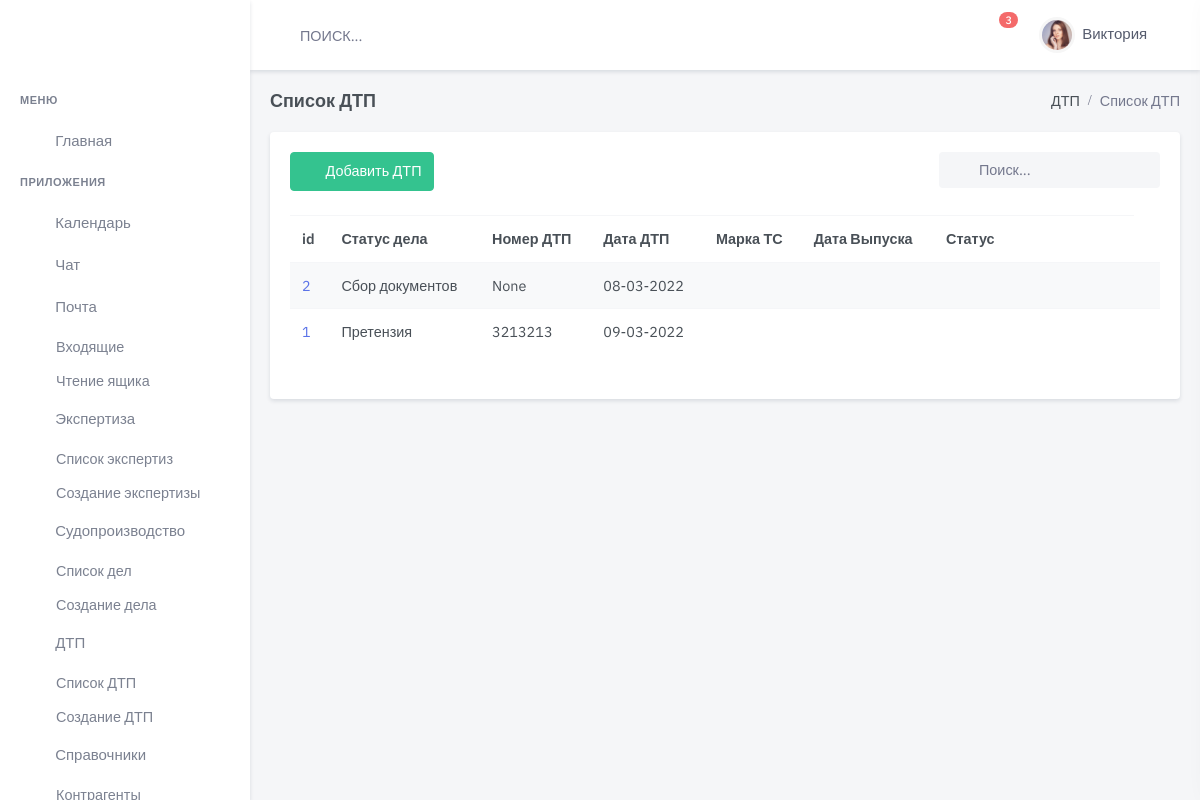
The app's page /accident/, older data.
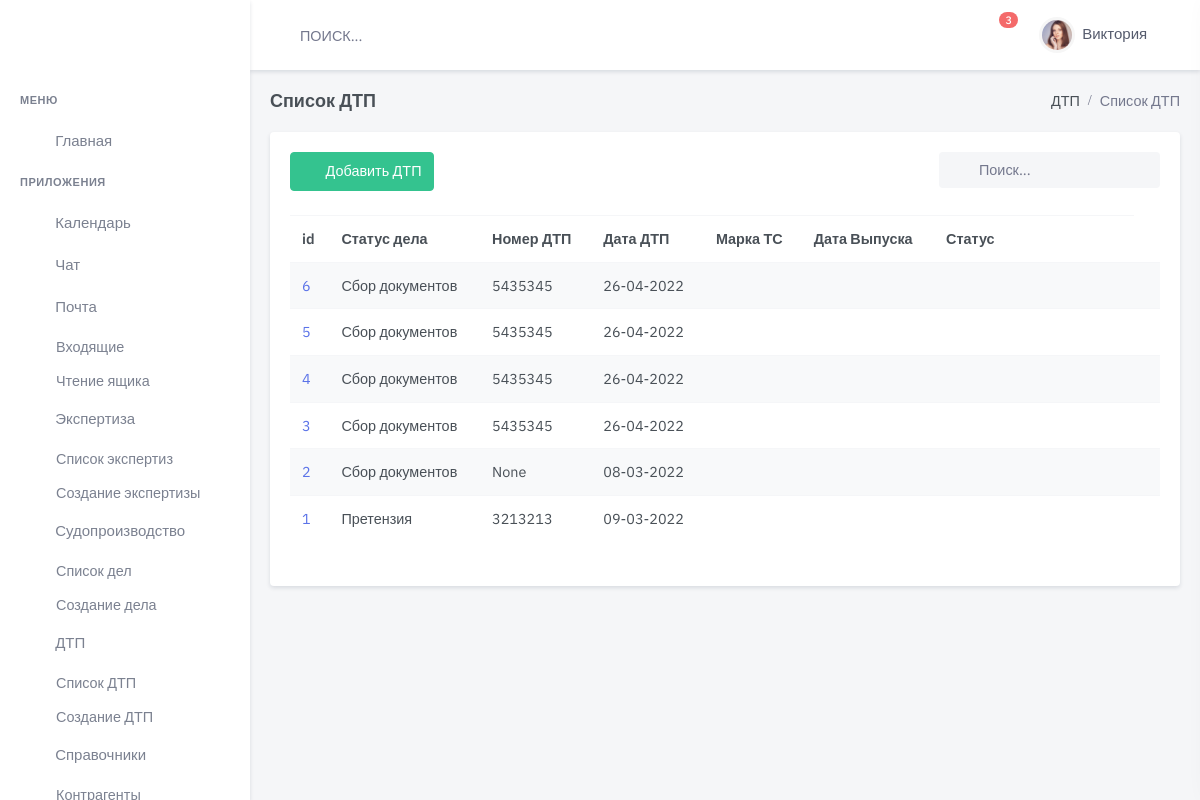
The same page, newer data.
### accident/models.py (models this page shows, shortened)
class Accident(models.Model):
    status = models.ForeignKey(
        Status,
        on_delete=models.CASCADE,
        related_name='status_acc',
        blank=True,
        null=True, verbose_name='Статус  дела о ДТП')
    data = models.DateField(
        blank=True,
        null=True,
        default=None,
        verbose_name='Дата ДТП ')
    time = models.TimeField(
        blank=True,
        null=True,
        default=None,
        verbose_name='Время ДТП ')
    location_accident = models.CharField(
        max_length=400,
        blank=True,
        default=None,
        verbose_name='Место ДТП')
    number = models.CharField(
        max_length=24,
        blank=True,
        null=True,
        default=None,
        verbose_name='Номер протокола')
    dtp_doc = models.ForeignKey(
        AccidentDoc,
        on_delete=models.CASCADE,
        related_name='dtp_doc',
        blank=True,
        null=True, verbose_name='Документ Основание ')
    file_doc = models.FileField(
        upload_to='upload/protokol_doc/',
        null=True, default=None,
        verbose_name="Файл Основание",
        blank=True, )
    dtp_pos = models.ForeignKey(
        AccidentPos,
        on_delete=models.CASCADE,
        related_name='AccidentPos',
        blank=True,
        null=True,
        verbose_name='Документ Постановление ')
    file_pos = models.FileField(
        upload_to='upload/protokol_pos/',
        null=True,
        default=None,
        blank=True,
        verbose_name="Файл Постановление")
    court_info = models.ForeignKey(
        InfoCourt,
        on_delete=models.CASCADE,
        related_name='court_info',
        blank=True,
        null=True, verbose_name='Инфо о Судопроизводстве')
    data_insurance = models.DateField(
        blank=True,
        null=True,
        default=None,
        verbose_name='Дата обращения в Страховую')
    message = models.CharField(
        max_length=100000,
        blank=True,
        null=True,
        default=None,
        verbose_name='Комментарий')
    slug = models.SlugField(max_length=200, default=uuid.uuid1)
    is_active = models.BooleanField(default=True)
    created = models.DateTimeField(auto_now_add=True, auto_now=False)
    updated = models.DateTimeField(auto_now_add=False, auto_now=True)
    def __str__(self):
        return 'id {}, номер {}, место дтп {}, клиент{}'.format(self.id, self.number, self.location_accident,
                                    self.partner_accident.filter(type='True').first())
    class Meta:
        verbose_name = "ДТП  "
        verbose_name_plural = "ДТП"
        ordering = ['-created']

class Status(models.Model):
    name = models.CharField(
        max_length=100,
        blank=True,
        null=True,
        default=None,
        verbose_name='Наименование')
    comment = models.CharField(
        max_length=100,
        blank=True,
        null=True,
        default=None,
        verbose_name='Комментарий')
    is_active = models.BooleanField(default=True)
    created = models.DateTimeField(auto_now_add=True, auto_now=False)
    updated = models.DateTimeField(auto_now_add=False, auto_now=True)
    def __str__(self):
        return "%s" % self.name
    class Meta:
        verbose_name = 'Статус  дела о ДТП'
        verbose_name_plural = 'Статусы дела о ДТП'

### accident/views.py (the view)
# urls.py: path('', accident_list, name='accident-list'),
def accident_list(request):
    accident = Accident.objects.all()
    print(accident)
    return render(request,
                  'dist/accident/list.html',
                  {'accident': accident,
                   }
                  )

### client/models.py (called while the page is built)
    def __str__(self):
        return "%s" % self.name

    def __str__(self):
        return "%s" % self.status

### templates/dist/accident/list.html (shortened to what this page needs)
{% extends 'dist/index.html' %}
{% load static %}
{% block content %}
  <div class="main-content">
    <div class="page-content">
      <div class="container-fluid">
        <div class="row">
          <div class="col-12">
            <div class="page-title-box d-flex align-items-center justify-content-between">
              <h4 class="mb-0">Список ДТП</h4>
              <div class="page-title-right">
                <ol class="breadcrumb m-0">
                  <li class="breadcrumb-item"><a href="javascript: void(0);">ДТП</a></li>
                  <li class="breadcrumb-item active">Список ДТП</li>
                </ol>
              </div>
            </div>
          </div>
        </div>
        <div class="row">
          <div class="col-lg-12">
            <div class="card">
              <div class="card-body">
                <div class="row mb-2">
                  <div class="col-md-6">
                    <div class="mb-3">
                      <a href="{% url 'accident-new' %}" class="btn btn-success waves-effect waves-light">
                        <i class="mdi mdi-plus me-2"></i> Добавить ДТП</a>
                    </div>
                  </div>
                  <div class="col-md-6">
                    <div class="form-inline float-md-end mb-3">
                      <div class="search-box ms-2">
                        <div class="position-relative">
                          <input type="text" class="form-control rounded bg-light border-0" placeholder="Поиск...">
                          <i class="mdi mdi-magnify search-icon"></i>
                        </div>
                      </div>
                    </div>
                  </div>
                </div>
                <div class="table-responsive mb-4">
                  <table class="table table-striped table-nowrap mb-0">
                    <thead>
                    <tr>
                      <th scope="col">id</th>
                      <th scope="col">Статус дела</th>
                      <th scope="col">Номер ДТП</th>
                      <th scope="col">Дата ДТП</th>
                      <th scope="col">Марка ТС</th>
                      <th scope="col">Дата Выпуска</th>
                      <th scope="col" style="width: 200px;">Статус</th>
                    </tr>
                    </thead>
                    <tbody>
                    {% for item in accident %}
                      <tr>
                        <td>
                          <a href="/accident/edit/{{ item.id }}/">{{ item.id }}</a>
                        </td>
                        <td>{{ item.status }}</td>
                        <td>{{ item.number }}</td>
                        <td>{{ item.data |date:"d-m-Y" }}</td>
                        <td>{{ item.client.name }}</td>
                        <td>{{ item.car.date_made }}</td>
                        <td>{{ item.car.data_reg|date:"d-m-Y" }}</td>
                        <td>
                        </td>
                      </tr>
                    {% endfor %}
                    </tbody>
                  </table>
                </div>
              </div>
            </div>
          </div>
        </div>
      </div>
    </div>
  </div>
{% endblock content %}

### templates/dist/index.html (shortened to what this page needs)
{% load static %}
<!DOCTYPE html>
<div lang="ru">
  <head>
    <link href="/static/assets/css/bootstrap.min.css" id="bootstrap-style" rel="stylesheet" type="text/css"/>
    <link href="/static/assets/libs/@chenfengyuan/datepicker/datepicker.min.css" rel="stylesheet">
    <link href="/static/assets/libs/bootstrap-datepicker/css/bootstrap-datepicker.min.css" rel="stylesheet' %}">
    <link href="/static/assets/css/icons.min.css" rel="stylesheet" type="text/css"/>
    <link href="/static/assets/libs/select2/css/select2.min.css" rel="stylesheet" type="text/css"/>
    <link href="/static/assets/libs/datatables.net-responsive-bs4/css/responsive.bootstrap4.min.css"
          rel="stylesheet" type="text/css"/>
    <link href="/static/assets/css/app.min.css" id="app-style" rel="stylesheet" type="text/css"/>
  </head>
  <body>
  <div id="layout-wrapper">
    <header id="page-topbar">
      <div class="navbar-header">
        <div class="d-flex">
          <form class="app-search d-none d-lg-block">
            <div class="position-relative">
              <input type="text" class="form-control" placeholder="ПОИСК...">
            </div>
          </form>
        </div>
        <div class="d-flex">
          <div class="dropdown d-none d-lg-inline-block ms-1">
            <button type="button" class="btn header-item noti-icon waves-effect"
                    data-bs-toggle="dropdown" aria-haspopup="true" aria-expanded="false">
            </button>
            <div class="dropdown d-none d-lg-inline-block ms-1">
              <button type="button" class="btn header-item noti-icon waves-effect"
                      data-bs-toggle="fullscreen">
              </button>
            </div>
            <div class="dropdown d-inline-block">
              <button type="button" class="btn header-item noti-icon waves-effect"
                      id="page-header-notifications-dropdown"
                      data-bs-toggle="dropdown" aria-haspopup="true" aria-expanded="false">
                <span class="badge bg-danger rounded-pill">3</span>
              </button>
            </div>
            <div class="dropdown d-inline-block">
              <button type="button" class="btn header-item waves-effect" id="page-header-user-dropdown"
                      data-bs-toggle="dropdown" aria-haspopup="true" aria-expanded="false">
                <img class="rounded-circle header-profile-user"
                     src="{% static 'assets/images/users/avatar-4.jpg' %}"
                     alt="Header Avatar">
                <span class="d-none d-xl-inline-block ms-1 fw-medium font-size-15">Виктория</span>
              </button>
            </div>
            <div class="dropdown d-inline-block">
              <button type="button" class="btn header-item noti-icon right-bar-toggle waves-effect">
              </button>
            </div>
          </div>
        </div>
      </div>
    </header>
    <div class="vertical-menu">
      <button type="button" class="btn btn-sm px-3 font-size-16 header-item waves-effect vertical-menu-btn">
        <i class="fa fa-fw fa-bars"></i>
      </button>
      <div data-simplebar class="sidebar-menu-scroll">
        <div id="sidebar-menu">
          <ul class="metismenu list-unstyled" id="side-menu">
            <li class="menu-title">Меню</li>
            <li>
              <a href="index.html">
                <i class="uil-home-alt"></i>
                <span>Главная</span>
              </a>
            </li>
            <li class="menu-title">Приложения</li>
            <li>
              <a href={% url 'calendar' %} class="waves-effect">
                <i class="uil-calender"></i>
                <span>Календарь</span>
              </a>
            </li>
            <li>
              <a href="chat.html" class=" waves-effect">
                <i class="uil-comments-alt"></i>
                <span>Чат</span>
              </a>
            </li>
            <li>
              <a href="javascript: void(0);" class="has-arrow waves-effect">
                <i class="uil-envelope"></i>
                <span>Почта</span>
              </a>
              <ul class="sub-menu" aria-expanded="false">
                <li><a href="email-inbox.html">Входящие</a></li>
                <li><a href="email-read.html">Чтение ящика</a></li>
              </ul>
            </li>
            <li>
              <a href="javascript: void(0);" class="has-arrow waves-effect">
                <i class="uil-invoice"></i>
                <span>Экспертиза</span>
              </a>
              <ul class="sub-menu" aria-expanded="false">
                <li><a href={% url 'expert-list' %}>Список экспертиз</a></li>
                <li><a href={% url 'expert-new' %}>Создание экспертизы</a></li>
              </ul>
            </li>
            <li>
              <a href="javascript: void(0);" class="has-arrow waves-effect">
                <i class="uil-invoice"></i>
                <span>Судопроизводство</span>
              </a>
              <ul class="sub-menu" aria-expanded="false">
                <li><a href={% url 'court-list' %}>Список дел</a></li>
                <li><a href={% url 'court-new' %}>Создание дела</a></li>
              </ul>
            </li>
            <li>
              <a href="javascript: void(0);" class="has-arrow waves-effect">
                <i class="uil-invoice"></i>
                <span>ДТП</span>
              </a>
              <ul class="sub-menu" aria-expanded="false">
                <li><a href={% url 'accident-list' %}>Список ДТП</a></li>
                <li><a href={% url 'accident-new' %}>Создание ДТП</a></li>
              </ul>
            </li>
            <li>
              <a href="javascript: void(0);" class="has-arrow waves-effect">
                <i class="uil-book-alt"></i>
                <span>Справочники</span>
              </a>
              <ul class="sub-menu" aria-expanded="false">
                <li><a href={% url 'company-list' %}>Контрагенты</a></li>
              </ul>
            </li>
          </ul>
        </div>
      </div>
    </div>
    {% block content %}{% endblock %}
    </div>
    </div>
    <link href="/static/assets/libs/datatables.net-bs4/css/dataTables.bootstrap4.min.css" rel="stylesheet"
          type="text/css"/>
    <link href="/static/assets/libs/datatables.net-buttons-bs4/css/buttons.bootstrap4.min.css" rel="stylesheet"
          type="text/css"/>
  </body>
</html>

Row changes from the older to the newer data that the page shows:
added Accident: id "6", status "Сбор документов", number "5435345", data "26-04-2022"
added Accident: id "5", status "Сбор документов", number "5435345", data "26-04-2022"
added Accident: id "4", status "Сбор документов", number "5435345", data "26-04-2022"
added Accident: id "3", status "Сбор документов", number "5435345", data "26-04-2022"
